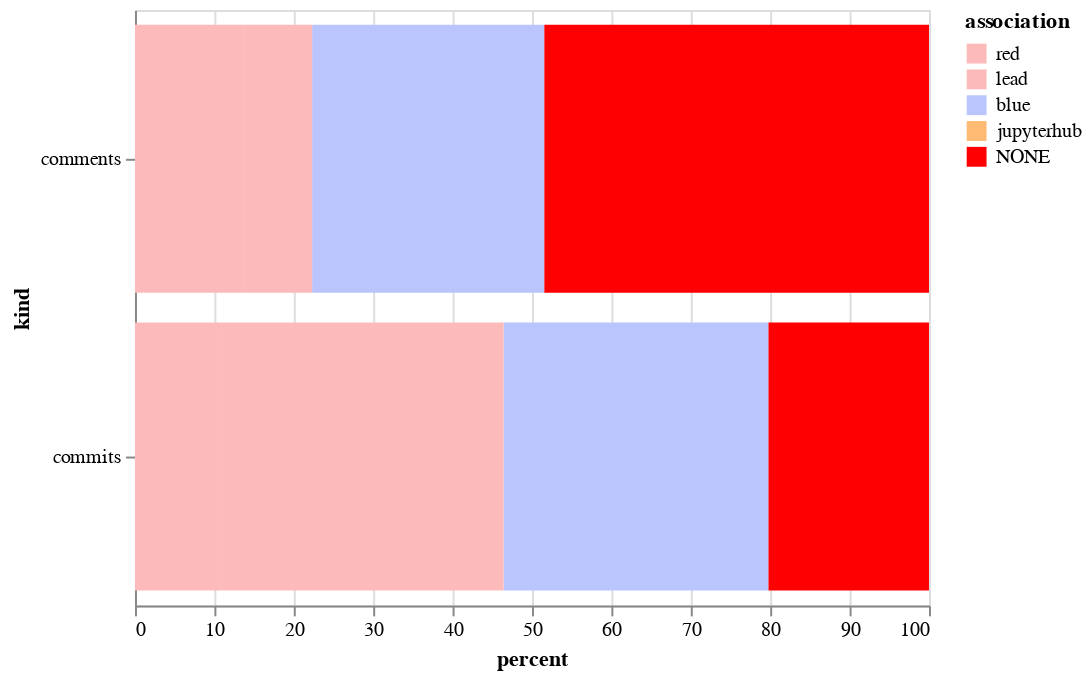

The cell this chart's notebook holds for it:
### Code cell
alt.Chart(sum_both).mark_bar().encode(
    x='percent',
    y='kind',
    color=alt.Color('association', sort=["CONTRIBUTOR", "MEMBER", "NONE"], scale=color_scale)
)

### Figure 1 — Vega-Lite specification as saved in the notebook (floating-point values rounded to 4 significant figures)
{"$schema": "https://vega.github.io/schema/vega-lite/v2.6.0.json", "config": {"view": {"height": 300, "width": 400}}, "data": {"name": "data-fed95985e1e6768ba20a41280cbfa256"}, "datasets": {"data-fed95985e1e6768ba20a41280cbfa256": [{"association": "NONE", "kind": "comments", "percent": 48.46}, {"association": "blue", "kind": "comments", "percent": 29.23}, {"association": "lead", "kind": "comments", "percent": 8.462}, {"association": "red", "kind": "comments", "percent": 13.85}, {"association": "NONE", "kind": "commits", "percent": 20.24}, {"association": "blue", "kind": "commits", "percent": 33.33}, {"association": "lead", "kind": "commits", "percent": 35.71}, {"association": "red", "kind": "commits", "percent": 10.71}]}, "encoding": {"color": {"field": "association", "scale": {"domain": ["red", "lead", "blue", "jupyterhub", "NONE"], "range": ["#fdbaba", "#fdbaba", "#bac5fd", "#ffbb74", "red"]}, "sort": ["CONTRIBUTOR", "MEMBER", "NONE"], "type": "nominal"}, "x": {"field": "percent", "type": "quantitative"}, "y": {"field": "kind", "type": "nominal"}}, "mark": "bar"}
